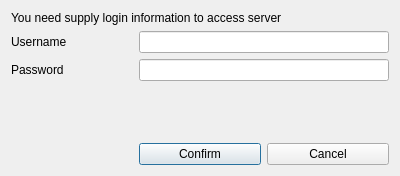
<?xml version="1.0" encoding="UTF-8"?>
<ui version="4.0">
 <class>LoginDialog</class>
 <widget class="QDialog" name="LoginDialog">
  <property name="geometry">
   <rect>
    <x>0</x>
    <y>0</y>
    <width>400</width>
    <height>176</height>
   </rect>
  </property>
  <property name="windowTitle">
   <string>Dialog</string>
  </property>
  <layout class="QGridLayout" name="gridLayout">
   <item row="0" column="0" colspan="3">
    <widget class="QLabel" name="infoLabel">
     <property name="text">
      <string>You need supply login information to access server</string>
     </property>
    </widget>
   </item>
   <item row="1" column="0">
    <widget class="QLabel" name="userLabel">
     <property name="text">
      <string>Username</string>
     </property>
    </widget>
   </item>
   <item row="1" column="1" colspan="2">
    <widget class="QLineEdit" name="userLineEdit"/>
   </item>
   <item row="2" column="0">
    <widget class="QLabel" name="pwdLabel">
     <property name="text">
      <string>Password</string>
     </property>
    </widget>
   </item>
   <item row="2" column="1" colspan="2">
    <widget class="QLineEdit" name="pwdLineEdit">
     <property name="inputMask">
      <string notr="true"/>
     </property>
     <property name="echoMode">
      <enum>QLineEdit::Password</enum>
     </property>
    </widget>
   </item>
   <item row="3" column="0">
    <spacer name="verticalSpacer">
     <property name="orientation">
      <enum>Qt::Vertical</enum>
     </property>
     <property name="sizeHint" stdset="0">
      <size>
       <width>20</width>
       <height>45</height>
      </size>
     </property>
    </spacer>
   </item>
   <item row="4" column="1">
    <widget class="QPushButton" name="confirmButton">
     <property name="text">
      <string>Confirm</string>
     </property>
    </widget>
   </item>
   <item row="4" column="2">
    <widget class="QPushButton" name="cancelButton">
     <property name="text">
      <string>Cancel</string>
     </property>
    </widget>
   </item>
  </layout>
 </widget>
 <resources/>
 <connections>
  <connection>
   <sender>cancelButton</sender>
   <signal>clicked()</signal>
   <receiver>LoginDialog</receiver>
   <slot>close()</slot>
   <hints>
    <hint type="sourcelabel">
     <x>329</x>
     <y>154</y>
    </hint>
    <hint type="destinationlabel">
     <x>199</x>
     <y>87</y>
    </hint>
   </hints>
  </connection>
 </connections>
</ui>
